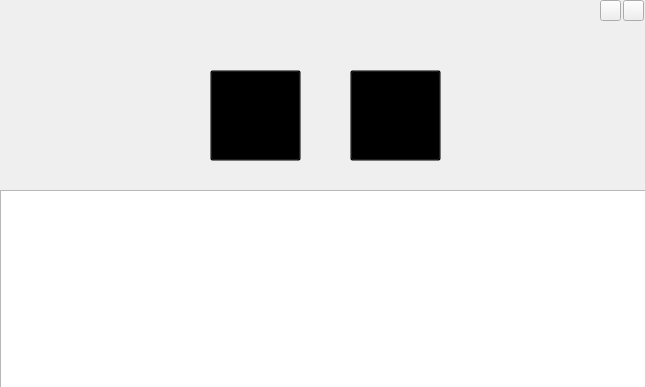
<?xml version="1.0" encoding="UTF-8"?>
<ui version="4.0">
 <class>SettingPage</class>
 <widget class="QWidget" name="SettingPage">
  <property name="geometry">
   <rect>
    <x>0</x>
    <y>0</y>
    <width>645</width>
    <height>387</height>
   </rect>
  </property>
  <property name="windowTitle">
   <string>Form</string>
  </property>
  <widget class="QFrame" name="frame">
   <property name="geometry">
    <rect>
     <x>0</x>
     <y>190</y>
     <width>661</width>
     <height>201</height>
    </rect>
   </property>
   <property name="frameShape">
    <enum>QFrame::StyledPanel</enum>
   </property>
   <property name="frameShadow">
    <enum>QFrame::Raised</enum>
   </property>
   <layout class="QHBoxLayout" name="horizontalLayout_2">
    <property name="spacing">
     <number>0</number>
    </property>
    <property name="leftMargin">
     <number>0</number>
    </property>
    <property name="topMargin">
     <number>0</number>
    </property>
    <property name="rightMargin">
     <number>0</number>
    </property>
    <property name="bottomMargin">
     <number>0</number>
    </property>
    <item>
     <layout class="QHBoxLayout" name="horizontalLayout">
      <property name="spacing">
       <number>0</number>
      </property>
      <item>
       <widget class="QListWidget" name="listWidget">
        <property name="styleSheet">
         <string notr="true">QListWidget
{
border:#1b1d25;
}</string>
        </property>
       </widget>
      </item>
     </layout>
    </item>
   </layout>
  </widget>
  <widget class="QPushButton" name="setting">
   <property name="geometry">
    <rect>
     <x>210</x>
     <y>70</y>
     <width>91</width>
     <height>91</height>
    </rect>
   </property>
   <property name="cursor">
    <cursorShape>PointingHandCursor</cursorShape>
   </property>
   <property name="styleSheet">
    <string notr="true">QPushButton
{
background:transparent;

}</string>
   </property>
   <property name="text">
    <string/>
   </property>
  </widget>
  <widget class="QPushButton" name="connection">
   <property name="geometry">
    <rect>
     <x>350</x>
     <y>70</y>
     <width>91</width>
     <height>91</height>
    </rect>
   </property>
   <property name="cursor">
    <cursorShape>PointingHandCursor</cursorShape>
   </property>
   <property name="styleSheet">
    <string notr="true">QPushButton
{
background:transparent;

}</string>
   </property>
   <property name="text">
    <string/>
   </property>
  </widget>
  <widget class="QPushButton" name="xButton">
   <property name="geometry">
    <rect>
     <x>623</x>
     <y>0</y>
     <width>21</width>
     <height>21</height>
    </rect>
   </property>
   <property name="cursor">
    <cursorShape>PointingHandCursor</cursorShape>
   </property>
   <property name="autoFillBackground">
    <bool>false</bool>
   </property>
   <property name="styleSheet">
    <string notr="true">QPushButton
{
image: url(:/resources/img/x.PNG);
}</string>
   </property>
   <property name="text">
    <string/>
   </property>
   <property name="iconSize">
    <size>
     <width>21</width>
     <height>21</height>
    </size>
   </property>
  </widget>
  <widget class="QPushButton" name="que_button">
   <property name="geometry">
    <rect>
     <x>600</x>
     <y>0</y>
     <width>21</width>
     <height>21</height>
    </rect>
   </property>
   <property name="cursor">
    <cursorShape>PointingHandCursor</cursorShape>
   </property>
   <property name="text">
    <string/>
   </property>
   <property name="iconSize">
    <size>
     <width>21</width>
     <height>21</height>
    </size>
   </property>
  </widget>
  <widget class="QLabel" name="label">
   <property name="geometry">
    <rect>
     <x>4</x>
     <y>5</y>
     <width>150</width>
     <height>22</height>
    </rect>
   </property>
   <property name="styleSheet">
    <string notr="true">QLabel
{
image: url(:/resources/img/software.PNG);
}</string>
   </property>
   <property name="text">
    <string/>
   </property>
  </widget>
 </widget>
 <resources/>
 <connections/>
</ui>
